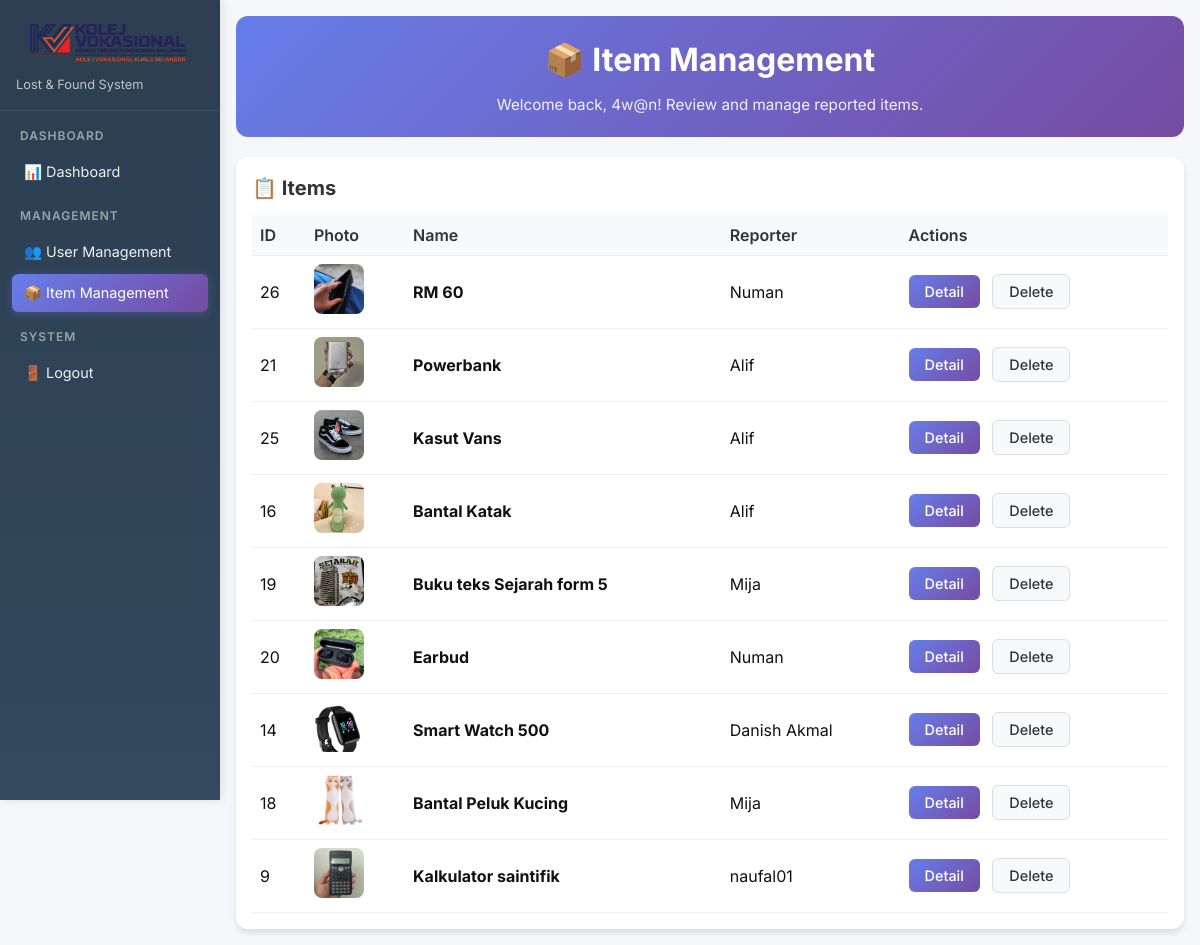
/MySistem/Lost&Found/admin_item.php (signed in), run on the app's committed database.
### tables this page shows
CREATE TABLE `item` (
  `id_item` int(5) NOT NULL,
  `nm_item` varchar(50) NOT NULL,
  `tarikh` date NOT NULL,
  `th_item` date NOT NULL,
  `etc_item` varchar(200) DEFAULT NULL,
  `img_item` varchar(255) DEFAULT NULL,
  `status` varchar(10) NOT NULL,
  `reward` varchar(50) DEFAULT NULL,
  `nm_pengguna` varchar(50) NOT NULL,
  `un_pengguna` varchar(20) NOT NULL,
  `no_pengguna` varchar(20) NOT NULL
);

### MySistem/Lost&Found/admin_item.php (the view, shortened to what this page needs)
<?php
    include('config.php');
    $username = $_SESSION['username'];
    $items_result = mysqli_query($conn, "SELECT id_item, nm_item, th_item, etc_item, img_item, status, reward, no_pengguna, nm_pengguna, un_pengguna FROM item ORDER BY th_item DESC");
?>
<!DOCTYPE html>
<html lang="en">
<head>
    <link rel="stylesheet" href="home.css">
    <link rel="stylesheet" href="admin.css">
</head>
<body>
    <div class="admin-layout">
        <div class="admin-sidebar" id="adminSidebar">
            <div class="sidebar-header">
                <div class="logo-kv">
                <img src="banner.png">
                </div>
                <p>Lost & Found System</p>
            </div>
            <div class="sidebar-nav">
                <div class="nav-section">
                    <div class="nav-section-title">Dashboard</div>
                    <a href="admin_homepage.php" class="nav-item">
                        📊 Dashboard
                    </a>
                </div>
                <div class="nav-section">
                    <div class="nav-section-title">Management</div>
                    <a href="admin_user.php" class="nav-item">
                        👥 User Management
                    </a>
                    <a href="admin_item.php" class="nav-item active">
                        📦 Item Management
                    </a>
                </div>
                <div class="nav-section">
                    <div class="nav-section-title">System</div>
                    <a href="logout.php" class="nav-item">
                        🚪 Logout
                    </a>
                </div>
            </div>
        </div>
        <div class="admin-main">
            <div class="admin-container">
        <div class="admin-header">
            <h1>📦 Item Management</h1>
            <p>Welcome back, <?php echo htmlspecialchars($username); ?>! Review and manage reported items.</p>
        </div>
        <div class="recent-section">
            <h2>📋 Items</h2>
            <table class="recent-items-table">
                <thead>
                    <tr>
                        <th>ID</th>
                        <th>Photo</th>
                        <th>Name</th>
                        <th>Reporter</th>
                        <th>Actions</th>
                    </tr>
                </thead>
                <tbody>
                    <?php if ($items_result && mysqli_num_rows($items_result) > 0): ?>
                        <?php while ($row = mysqli_fetch_assoc($items_result)): ?>
                            <?php $img = !empty($row['img_item']) ? $row['img_item'] : 'noimg.png'; ?>
                            <tr>
                                <td><?php echo htmlspecialchars($row['id_item']); ?></td>
                                <td>
                                    <img src="<?php echo htmlspecialchars($img); ?>" data-full="<?php echo htmlspecialchars($img); ?>" class="item-thumb" alt="item" style="width:50px;height:50px;border-radius:8px;object-fit:cover;cursor:pointer;">
                                </td>
                                <td><strong><?php echo htmlspecialchars($row['nm_item']); ?></strong></td>
                                <td><?php echo htmlspecialchars($row['nm_pengguna']); ?></td>
                                <td>
                                    <button type="button"
                                            class="admin-btn admin-btn-primary detail-btn"
                                            style="margin-right:8px;"
                                            data-id="<?php echo htmlspecialchars($row['id_item']); ?>"
                                            data-name="<?php echo htmlspecialchars($row['nm_item']); ?>"
                                            data-status="<?php echo htmlspecialchars($row['status']); ?>"
                                            data-reporter="<?php echo htmlspecialchars($row['nm_pengguna']); ?>"
                                            data-username="<?php echo htmlspecialchars($row['un_pengguna']); ?>"
                                            data-date="<?php echo htmlspecialchars(date('M d, Y', strtotime($row['th_item']))); ?>"
                                            data-description="<?php echo htmlspecialchars($row['etc_item']); ?>"
                                            data-reward="<?php echo htmlspecialchars($row['reward']); ?>"
                                            data-phone="<?php echo htmlspecialchars($row['no_pengguna']); ?>"
                                            data-image="<?php echo htmlspecialchars($img); ?>">
                                        Detail
                                    </button>
                                    <form method="post" action="" onsubmit="return confirm('Delete item #<?php echo htmlspecialchars($row['id_item']); ?>? This cannot be undone.');" style="display:inline;">
                                        <button type="submit" class="admin-btn admin-btn-secondary">Delete</button>
                                    </form>
                                </td>
                            </tr>
                        <?php endwhile; ?>
                    <?php else: ?>
                        <tr>
                            <td colspan="5" style="text-align: center; color: #666; padding: 20px;">No items found.</td>
                        </tr>
                    <?php endif; ?>
                </tbody>
            </table>
        </div>
            </div>
        </div>
    </div>
</body>
</html>

### MySistem/Lost&Found/home.css (style rules this page uses)
* { margin: 0; padding: 0; box-sizing: border-box; font-family: 'Inter', -apple-system, BlinkMacSystemFont, 'Segoe UI', Roboto, sans-serif; -webkit-font-smoothing: antialiased; -moz-osx-font-smoothing: grayscale; }
body { background: #f4f4f5; color: #111; min-height: 100vh; line-height: 1.5; }
.logo-kv { text-align: center; }
.logo-kv img { margin-top: 20px; width: 200px; height: 50px; }

### MySistem/Lost&Found/admin.css (style rules this page uses)
body { margin: 0; padding: 0; font-family: 'Inter', sans-serif; background-color: #f5f7fa; }
.admin-layout { display: flex; min-height: 100vh; }
.admin-sidebar { width: 220px; background: linear-gradient(180deg, #2c3e50 0%, #34495e 100%); color: white; padding: 12px 0; box-shadow: 2px 0 10px rgba(0, 0, 0, 0.1); position: fixed; height: 100vh; overflow-y: auto; }
.admin-sidebar .logo-kv img { margin-top: 12px; width: 160px; height: 40px; }
.sidebar-header { padding: 0 16px 16px 16px; border-bottom: 1px solid rgba(255, 255, 255, 0.1); margin-bottom: 16px; }
.sidebar-header p { margin: 5px 0 0 0; font-size: 0.8rem; color: #bdc3c7; }
.sidebar-nav { padding: 0 12px; }
.nav-section { margin-bottom: 16px; }
.nav-section-title { font-size: 0.75rem; font-weight: 600; color: #95a5a6; text-transform: uppercase; letter-spacing: 1px; margin-bottom: 8px; padding: 0 8px; }
.nav-item { display: block; padding: 8px 12px; color: #ecf0f1; text-decoration: none; border-radius: 6px; margin-bottom: 4px; transition: all 0.3s ease; font-size: 0.9rem; }
.nav-item.active { background: linear-gradient(135deg, #667eea 0%, #764ba2 100%); color: white; box-shadow: 0 2px 10px rgba(102, 126, 234, 0.3); }
.admin-main { flex: 1; margin-left: 220px; padding: 16px; }
.admin-container { max-width: 1200px; margin: 0 auto; }
.admin-header { background: linear-gradient(135deg, #667eea 0%, #764ba2 100%); color: white; padding: 20px; border-radius: 12px; margin-bottom: 20px; text-align: center; }
.admin-header h1 { margin: 0; font-size: 2rem; font-weight: 700; }
.admin-header p { margin: 10px 0 0 0; font-size: 0.95rem; opacity: 0.9; }
.recent-section { background: white; padding: 16px; border-radius: 12px; box-shadow: 0 4px 6px rgba(0, 0, 0, 0.1); }
.recent-section h2 { margin: 0 0 12px 0; color: #333; font-size: 1.25rem; }
.recent-items-table { width: 100%; border-collapse: collapse; }
.recent-items-table th, .recent-items-table td { padding: 8px; text-align: left; border-bottom: 1px solid #eee; }
.recent-items-table th { background-color: #f8f9fa; font-weight: 600; color: #333; }
.admin-btn { padding: 8px 16px; border: none; border-radius: 6px; font-size: 0.9rem; font-weight: 500; cursor: pointer; text-decoration: none; display: inline-block; transition: all 0.3s ease; }
.admin-btn-primary { background: linear-gradient(135deg, #667eea 0%, #764ba2 100%); color: white; }
.admin-btn-secondary { background: #f8f9fa; color: #333; border: 1px solid #ddd; }

### data on the page
item: id_item "26", img_item (picture), nm_item "RM 60", nm_pengguna "Numan"
item: id_item "21", img_item (picture), nm_item "Powerbank", nm_pengguna "Alif"
item: id_item "25", img_item (picture), nm_item "Kasut Vans", nm_pengguna "Alif"
item: id_item "16", img_item (picture), nm_item "Bantal Katak", nm_pengguna "Alif"
item: id_item "19", img_item (picture), nm_item "Buku teks Sejarah form 5", nm_pengguna "Mija"
item: id_item "20", img_item (picture), nm_item "Earbud", nm_pengguna "Numan"
item: id_item "14", img_item (picture), nm_item "Smart Watch 500", nm_pengguna "Danish Akmal"
item: id_item "18", img_item (picture), nm_item "Bantal Peluk Kucing", nm_pengguna "Mija"
item: id_item "9", img_item (picture), nm_item "Kalkulator saintifik", nm_pengguna "naufal01"

### other printed values
$username "4w@n"
